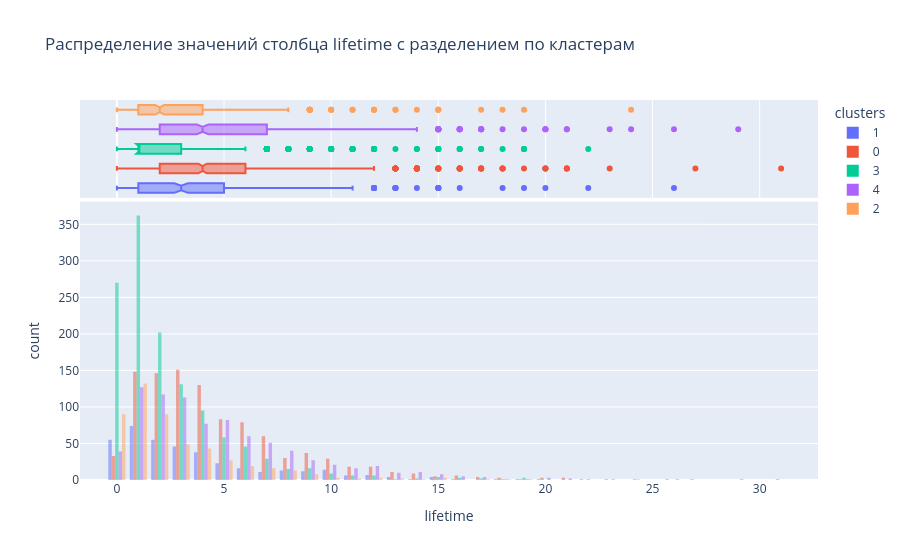

Notebook code cell kept with this figure:
### Markdown cell above
По признаку `age` заметные перекосы по возрастам.  
Медианные значения:  
- 3-ий кластер моложе - 28 лет;  
- 0-ой и 4-ый кластеры — около 30 лет;
- 2-ой и 1-ый кластеры — около 29 лет.

### Code cell
display_histogram("lifetime")

### Figure 1 — Plotly figure (JSON) as saved in the notebook; plotly's stock layout.template omitted (floating-point values rounded to 4 significant figures; data arrays with more than 128 entries replaced by an {"elided": "..."} marker saying what was removed)
{"data": [{"alignmentgroup": "True", "bingroup": "x", "hovertemplate": "clusters=1<br>lifetime=%{x}<br>count=%{y}<extra></extra>", "legendgroup": "1", "marker": {"color": "#636efa", "opacity": 0.5, "pattern": {"shape": ""}}, "name": "1", "offsetgroup": "1", "orientation": "v", "showlegend": true, "type": "histogram", "x": {"elided": "385 int values"}, "xaxis": "x", "yaxis": "y"}, {"alignmentgroup": "True", "hovertemplate": "clusters=1<br>lifetime=%{x}<extra></extra>", "legendgroup": "1", "marker": {"color": "#636efa"}, "name": "1", "notched": true, "offsetgroup": "1", "showlegend": false, "type": "box", "x": {"elided": "385 int values"}, "xaxis": "x2", "yaxis": "y2"}, {"alignmentgroup": "True", "bingroup": "x", "hovertemplate": "clusters=0<br>lifetime=%{x}<br>count=%{y}<extra></extra>", "legendgroup": "0", "marker": {"color": "#EF553B", "opacity": 0.5, "pattern": {"shape": ""}}, "name": "0", "offsetgroup": "0", "orientation": "v", "showlegend": true, "type": "histogram", "x": {"elided": "1010 int values"}, "xaxis": "x", "yaxis": "y"}, {"alignmentgroup": "True", "hovertemplate": "clusters=0<br>lifetime=%{x}<extra></extra>", "legendgroup": "0", "marker": {"color": "#EF553B"}, "name": "0", "notched": true, "offsetgroup": "0", "showlegend": false, "type": "box", "x": {"elided": "1010 int values"}, "xaxis": "x2", "yaxis": "y2"}, {"alignmentgroup": "True", "bingroup": "x", "hovertemplate": "clusters=3<br>lifetime=%{x}<br>count=%{y}<extra></extra>", "legendgroup": "3", "marker": {"color": "#00cc96", "opacity": 0.5, "pattern": {"shape": ""}}, "name": "3", "offsetgroup": "3", "orientation": "v", "showlegend": true, "type": "histogram", "x": {"elided": "1262 int values"}, "xaxis": "x", "yaxis": "y"}, {"alignmentgroup": "True", "hovertemplate": "clusters=3<br>lifetime=%{x}<extra></extra>", "legendgroup": "3", "marker": {"color": "#00cc96"}, "name": "3", "notched": true, "offsetgroup": "3", "showlegend": false, "type": "box", "x": {"elided": "1262 int values"}, "xaxis": "x2", "yaxis": "y2"}, {"alignmentgroup": "True", "bingroup": "x", "hovertemplate": "clusters=4<br>lifetime=%{x}<br>count=%{y}<extra></extra>", "legendgroup": "4", "marker": {"color": "#ab63fa", "opacity": 0.5, "pattern": {"shape": ""}}, "name": "4", "offsetgroup": "4", "orientation": "v", "showlegend": true, "type": "histogram", "x": {"elided": "838 int values"}, "xaxis": "x", "yaxis": "y"}, {"alignmentgroup": "True", "hovertemplate": "clusters=4<br>lifetime=%{x}<extra></extra>", "legendgroup": "4", "marker": {"color": "#ab63fa"}, "name": "4", "notched": true, "offsetgroup": "4", "showlegend": false, "type": "box", "x": {"elided": "838 int values"}, "xaxis": "x2", "yaxis": "y2"}, {"alignmentgroup": "True", "bingroup": "x", "hovertemplate": "clusters=2<br>lifetime=%{x}<br>count=%{y}<extra></extra>", "legendgroup": "2", "marker": {"color": "#FFA15A", "opacity": 0.5, "pattern": {"shape": ""}}, "name": "2", "offsetgroup": "2", "orientation": "v", "showlegend": true, "type": "histogram", "x": {"elided": "505 int values"}, "xaxis": "x", "yaxis": "y"}, {"alignmentgroup": "True", "hovertemplate": "clusters=2<br>lifetime=%{x}<extra></extra>", "legendgroup": "2", "marker": {"color": "#FFA15A"}, "name": "2", "notched": true, "offsetgroup": "2", "showlegend": false, "type": "box", "x": {"elided": "505 int values"}, "xaxis": "x2", "yaxis": "y2"}], "layout": {"barmode": "group", "legend": {"title": {"text": "clusters"}, "tracegroupgap": 0}, "title": {"text": "Распределение значений столбца lifetime с разделением по кластерам"}, "xaxis": {"anchor": "y", "domain": [0, 1], "title": {"text": "lifetime"}}, "xaxis2": {"anchor": "y2", "domain": [0, 1], "matches": "x", "showgrid": true, "showticklabels": false}, "yaxis": {"anchor": "x", "domain": [0, 0.7326], "title": {"text": "count"}}, "yaxis2": {"anchor": "x2", "domain": [0.7426, 1], "matches": "y2", "showgrid": false, "showline": false, "showticklabels": false, "ticks": ""}}}
